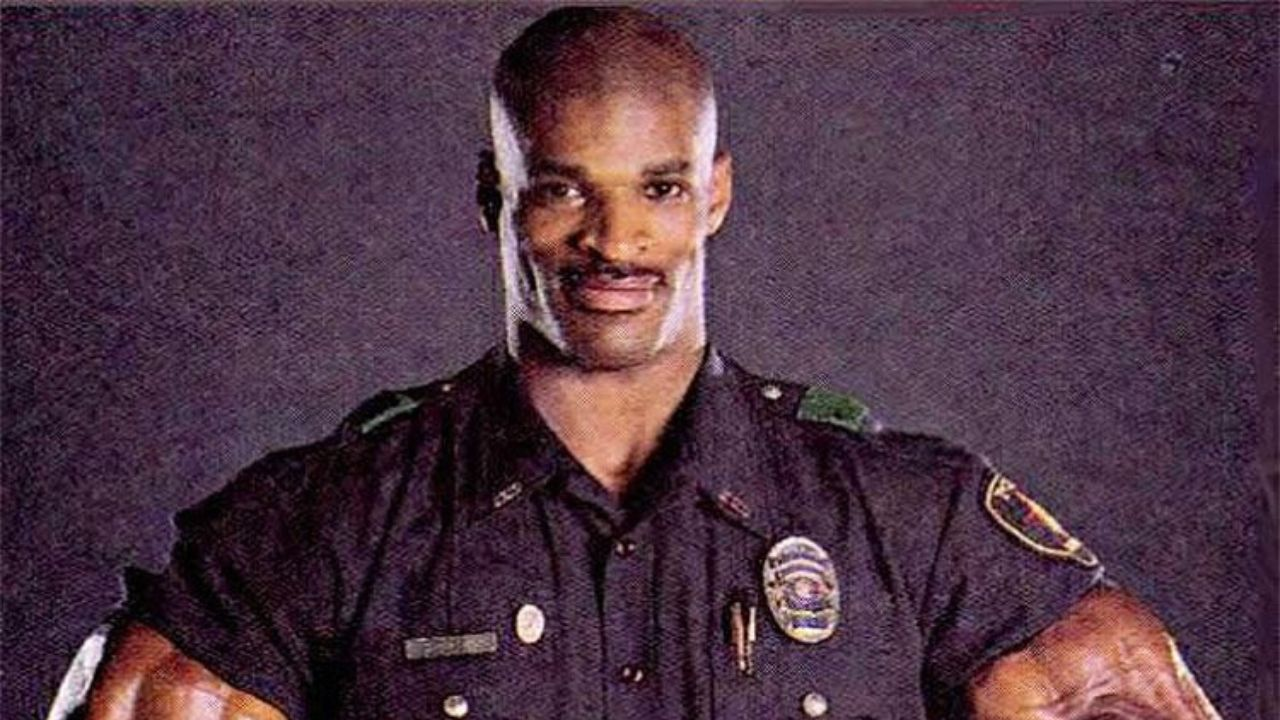
#> input picture imag2.jpg, 1280 x 720 px
$ python -i main.py   (imports and definitions only)
#> lines starting #> are read from the running program, lines starting #| are printed output that depends on the picture
#> further down, picture is the input picture: PIL image 1280x720 RGB; mean R, G, B 77, 51.7, 66.8
import math
from statistics import median

import numpy as np
from PIL import Image as im
import matplotlib.pyplot as plt

#   Loading first picture
# [6 lines not run here, left out]


# [308 lines left out: functions brightness, negative, contrast, blending, edge, stat, not called in this run]


def histogram(img):
    r, g, b = img.split()
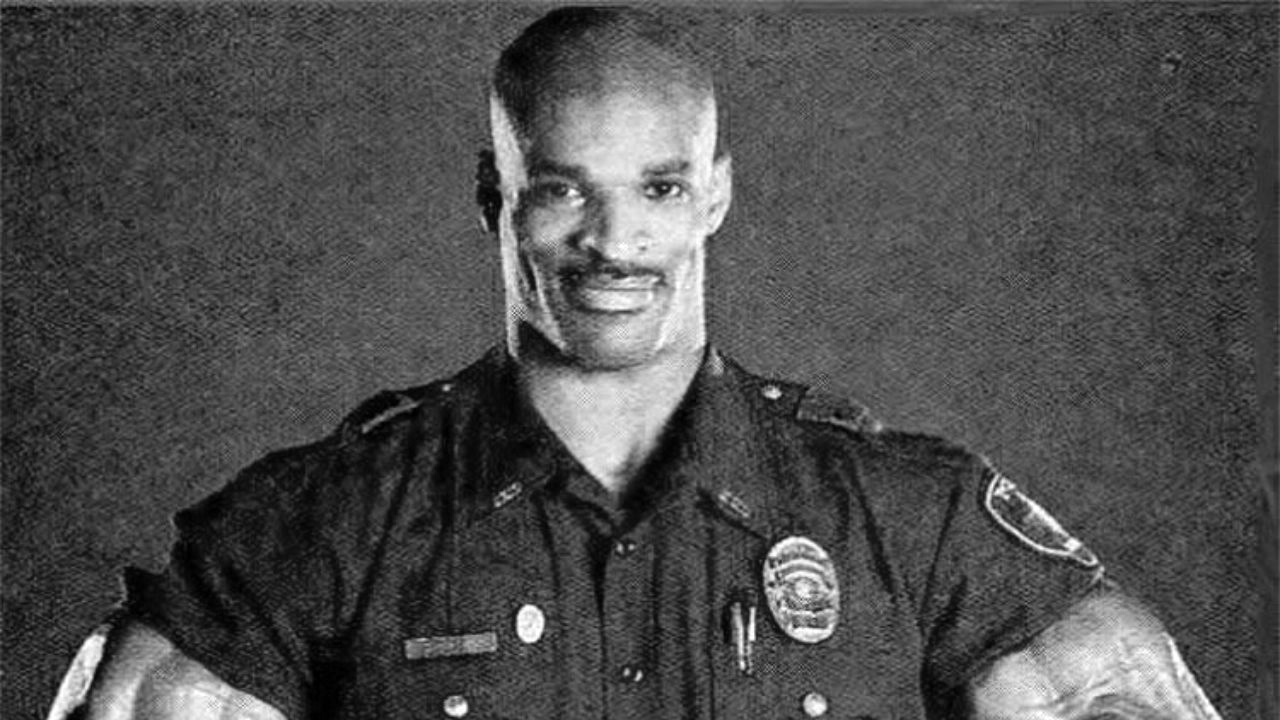
#> r: PIL image 1280x720 L; min 0, max 255, mean 77
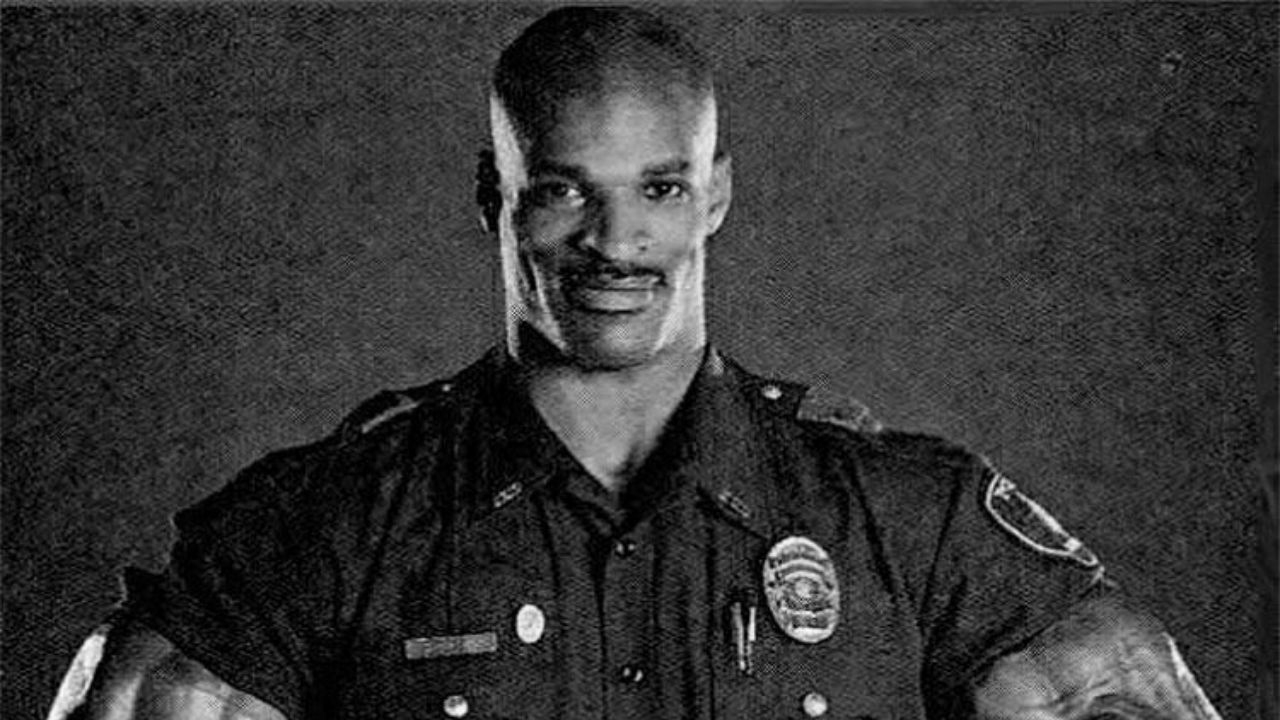
#> g: PIL image 1280x720 L; min 0, max 255, mean 51.7
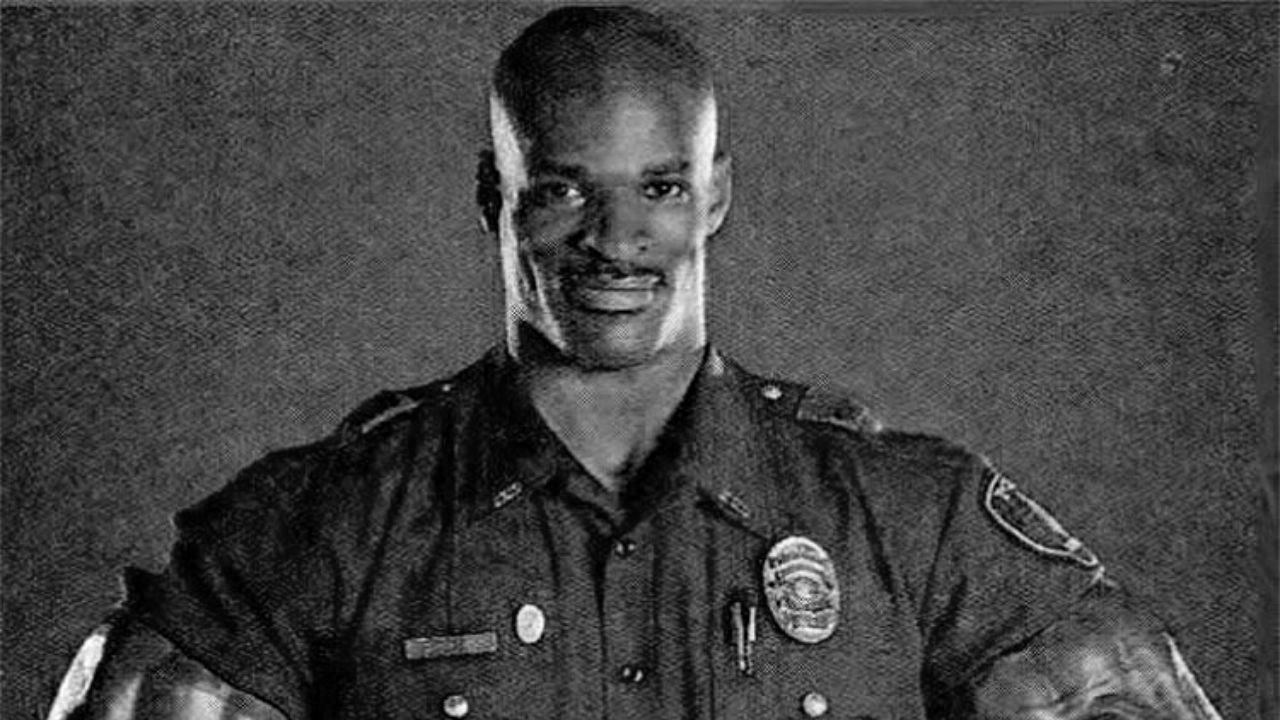
#> b: PIL image 1280x720 L; min 0, max 255, mean 66.8

    r_histogram = r.histogram()
#> r_histogram = 256 values, max 14616 at index 73, min 100 at index 254, mean 3600
    g_histogram = g.histogram()
#> g_histogram = 256 values, max 15006 at index 49, min 0 at index 253, mean 3600
    b_histogram = b.histogram()
#> b_histogram = 256 values, max 15397 at index 75, min 9 at index 253, mean 3600

    max_count = max(max(r_histogram), max(g_histogram), max(b_histogram))
#> max_count = 15397

    r_hist = [x / max_count * 200 for x in r_histogram]
#> r_hist = 256 values, max 189.9 at index 73, min 1.3 at index 254, mean 46.76
    g_hist = [x / max_count * 200 for x in g_histogram]
#> g_hist = 256 values, max 194.9 at index 49, min 0 at index 253, mean 46.76
    b_hist = [x / max_count * 200 for x in b_histogram]
#> b_hist = 256 values, max 200 at index 75, min 0.117 at index 253, mean 46.76

    plt.plot(r_hist, color='red', label='Red Channel')
    plt.plot(g_hist, color='green', label='Green Channel')
    plt.plot(b_hist, color='blue', label='Blue Channel')
    plt.legend()
    plt.show()
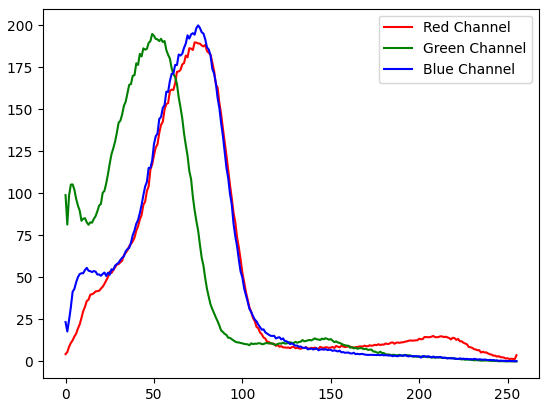
#> figure drawn by matplotlib, 1 panel; curve peaks at x = 73, y = 189.9; curve peaks at x = 49, y = 194.9; curve peaks at x = 75, y = 200


# 1, 2)
# brightness(img1, 2, False) # (image.png, brightness multiplication, is powered?)
# negative(img1)
# contrast(img1, 3)

# 3)

# blending(img1, img2, 4) # (image1.png, image2.png, 1-16 types of blending

# 4)
# edge(img1, "ph")  # (image.png, (r - roberts, p - prewitt, l - laplace, v - vertival, h - horizontal, or s-sobel))
# eg. "ph" - horizontal prewitt method

# 5)
# stat(img1, "max")  # (image.png, (min, max, med))

# 6)
# histogram(img1)


# +   1. Linear (brightness, darkness, negative, contrast)
# +   2. Powered (brightness, darkness)
#    3. Blending (16 algorithms)
# +   4. Edge-detection (Roberts, Prewitt, Sobel)X(horizontal and vertical) + (Laplacian)
# +   5. Statistics (minimum, maximum, median)
# +   6. Histogram

>>> from PIL import Image
>>> picture = Image.open('imag2.jpg')
>>> result = histogram(picture)
#> result = None
